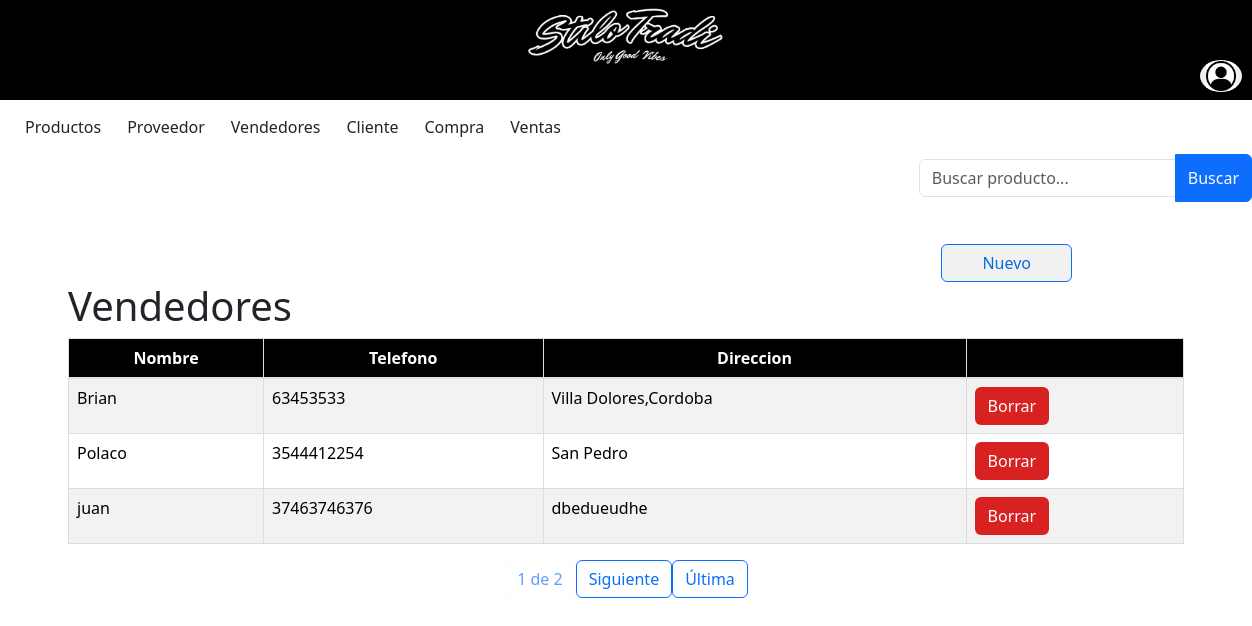
The app's page /vendedores/VendedoresLista/ with its own data.
### miAplicacion/models.py (models this page shows, shortened)
class Vendedores(models.Model):
    Nombre = models.CharField (max_length=50)
    Telefono = models.IntegerField ()
    Direccion = models.CharField (max_length=50)

### miAplicacion/views.py (the view)
# urls.py: path('vendedores/VendedoresLista/', views.VendedoresLista.as_view(), name='vendedoresLista'),
class VendedoresLista(ListView):
    model = Vendedores
    template_name = 'Vendedores.html'
    context_object_name = 'vendedores'
    paginate_by = 3  # Cantidad de elementos por página
    def get_queryset(self):
        query = self.request.GET.get('q', '')
        if not query:
            vendedores = Vendedores.objects.all()
        else:
            vendedores = Vendedores.objects.filter(Nombre__icontains = query)
        return vendedores

### miProyecto/templates/vendedores.html (shortened to what this page needs)
{% include 'base.html' %}
{% block content %}
{% load bootstrap5 %}
{% load static %}
<!DOCTYPE html>
<div class="d-flex justify-content-end align-items-end mb-3">
    <form method="GET" action="{% url 'vendedoresLista' %}">
        <div class="input-group">
            <input type="text" class="form-control inputApagado" name="q" value="{{ query }}" placeholder="Buscar producto...">
            <button class="btn btn-primary text-light" type="submit">Buscar</button>
        </div>
    </form>
</div>
    <div class="d-flex justify-content-end  align-items-end">
        <a class="btn btn-primary custom-btn" href="/vendedores/NuevoVendedores/">Nuevo</a></td>
    </div>
<head>
    {% bootstrap_css %}
</head>
<body>
    <div class="container">
        <h1>Vendedores</h1>
        <table class="table table-striped table-hover">
            <thead>
                <tr>
                    <tr>
                        <th>Nombre</th>
                        <th>Telefono</th>
                        <th>Direccion</th>
                        <th></th>
                    </tr>
                </tr>
            </thead>
            <tbody>
                {% for vendedor in vendedores %}
                <tr style ="cursor: pointer;" onclick="window.location.href='/vendedores/VendedoresModif/{{vendedor.id}}'">
                    <td>{{ vendedor.Nombre}}</td>
                    <td>{{ vendedor.Telefono}}</td>
                    <td>{{ vendedor.Direccion}}</td>
                    <td><a class="btn custom-btn2" href="/vendedores/VendedoresBorrar/{{vendedor.id}}">Borrar</a></td> </td>
                </tr>
                {% endfor %}
            </tbody>
        </table>
    </div>
    <div class="pagination justify-content-center">
        <span class="current-page btn btn-outline-light disabled text-primary mb-3">
            {{ page_obj.number }} de {{ page_obj.paginator.num_pages }}
        </span>
        {% if page_obj.has_next %}
            <a class="btn btn-outline-primary mb-3" href="?page={{ page_obj.next_page_number }}">
                Siguiente
            </a>
            <a class="btn btn-outline-primary mb-3" href="?page={{ page_obj.paginator.num_pages }}">
                Última
            </a>
        {% endif %}
    </div>
</body>
</html>
{% endblock %}

### miProyecto/static/estilos.css (style rules this page uses)
body { margin: 0; padding: 0; }
.form-control { width: 100%; margin: 5px 0; padding: 10px; border: 1px solid #ccc; border-radius: 5px; }
input, select, textarea { width: 100%; margin: 5px 0; padding: 10px; border: 1px solid #ccc; border-radius: 5px; }
.btn.custom-btn2 { background-color: rgb(216, 33, 33); color:#ffffff; }
.btn.custom-btn { background-color: rgb(241, 241, 241); color:rgb(8, 106, 218); margin-right: 180px; margin-top: 10px; text-align: center; padding-left: 40px; padding-right: 40px; }
.table thead th { border: 1px solid #dddddd; padding: 8px; text-align: center; background-color: #000000; color: #ffffff; vertical-align: bottom; border-bottom: 2px solid #dee2e6; }
.table td { border: 1px solid #dddddd; padding: 8px; }
.table { width: 100%; border-collapse: collapse; border: 1px solid #dee2e6; }

### records on screen
Vendedores: Nombre "Brian", Telefono "63453533", Direccion "Villa Dolores,Cordoba"
Vendedores: Nombre "Polaco", Telefono "3544412254", Direccion "San Pedro"
Vendedores: Nombre "juan", Telefono "37463746376", Direccion "dbedueudhe"

### other values on screen
{{ page_obj.number }} "1"
{{ page_obj.paginator.num_pages }} "2"
